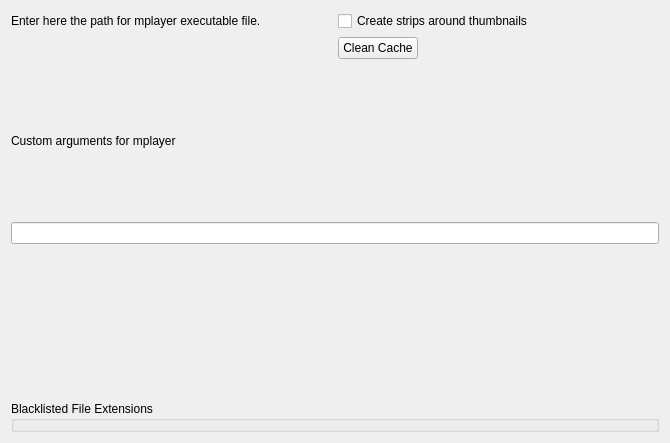
<ui version="4.0" >
 <class>configDialog</class>
 <widget class="QWidget" name="configDialog" >
  <property name="geometry" >
   <rect>
    <x>0</x>
    <y>0</y>
    <width>664</width>
    <height>443</height>
   </rect>
  </property>
  <layout class="QGridLayout" name="gridLayout" >
   <item row="0" column="0" >
    <widget class="QLabel" name="label" >
     <property name="text" >
      <string>Enter here the path for mplayer executable file.</string>
     </property>
    </widget>
   </item>
   <item row="0" column="1" >
    <widget class="QCheckBox" name="kcfg_createStrips" >
     <property name="text" >
      <string>Create strips around thumbnails</string>
     </property>
    </widget>
   </item>
   <item row="1" column="0" >
    <widget class="KUrlRequester" name="kcfg_mplayerbin" />
   </item>
   <item row="1" column="1" >
    <layout class="QHBoxLayout" name="horizontalLayout" >
     <item>
      <widget class="KPushButton" name="clean_cache" >
       <property name="text" >
        <string>Clean Cache</string>
       </property>
      </widget>
     </item>
     <item>
      <spacer name="horizontalSpacer" >
       <property name="orientation" >
        <enum>Qt::Horizontal</enum>
       </property>
       <property name="sizeHint" stdset="0" >
        <size>
         <width>40</width>
         <height>20</height>
        </size>
       </property>
      </spacer>
     </item>
    </layout>
   </item>
   <item row="2" column="0" >
    <widget class="QLabel" name="label_2" >
     <property name="text" >
      <string>Custom arguments for mplayer</string>
     </property>
    </widget>
   </item>
   <item row="2" column="1" >
    <spacer name="verticalSpacer" >
     <property name="orientation" >
      <enum>Qt::Vertical</enum>
     </property>
     <property name="sizeHint" stdset="0" >
      <size>
       <width>321</width>
       <height>21</height>
      </size>
     </property>
    </spacer>
   </item>
   <item row="3" column="0" colspan="2" >
    <widget class="KLineEdit" name="kcfg_customargs" />
   </item>
   <item row="4" column="0" >
    <spacer name="verticalSpacer_2" >
     <property name="orientation" >
      <enum>Qt::Vertical</enum>
     </property>
     <property name="sizeHint" stdset="0" >
      <size>
       <width>321</width>
       <height>13</height>
      </size>
     </property>
    </spacer>
   </item>
   <item row="5" column="0" colspan="2" >
    <widget class="KEditListBox" name="kcfg_noextensions" >
     <property name="title" >
      <string>Blacklisted File Extensions</string>
     </property>
    </widget>
   </item>
  </layout>
 </widget>
 <customwidgets>
  <customwidget>
   <class>KEditListBox</class>
   <extends>QGroupBox</extends>
   <header>keditlistbox.h</header>
  </customwidget>
  <customwidget>
   <class>KLineEdit</class>
   <extends>QLineEdit</extends>
   <header>klineedit.h</header>
  </customwidget>
  <customwidget>
   <class>KPushButton</class>
   <extends>QPushButton</extends>
   <header>kpushbutton.h</header>
  </customwidget>
  <customwidget>
   <class>KUrlRequester</class>
   <extends>QFrame</extends>
   <header>kurlrequester.h</header>
  </customwidget>
 </customwidgets>
 <resources/>
 <connections/>
</ui>
